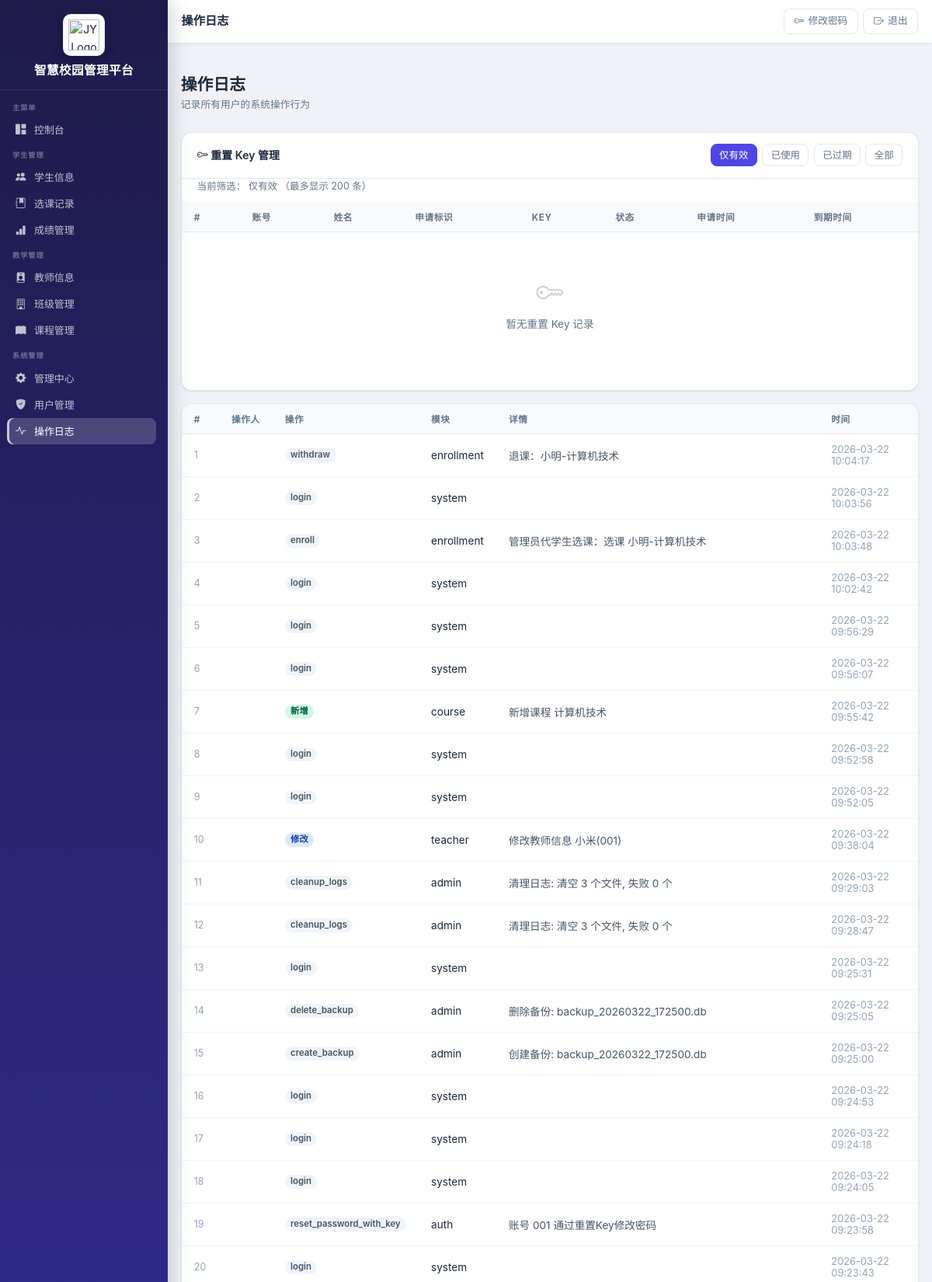
The app's page /ops-log (signed in, upper part) with its own data.
### app.py (models this page shows)
class OperationLog(db.Model):
    __tablename__ = "operation_logs"
    id = db.Column(db.Integer, primary_key=True)
    user_id = db.Column(db.Integer, db.ForeignKey("users.id"))
    action = db.Column(db.String(100), nullable=False)
    module = db.Column(db.String(50))  # 模块名 student, course, score
    record_id = db.Column(db.Integer)
    details = db.Column(db.Text)
    created_at = db.Column(db.DateTime, default=datetime.utcnow)
    updated_at = db.Column(db.DateTime, default=datetime.utcnow, onupdate=datetime.utcnow)

### app.py (the view)
@app.route("/ops-log")
@role_required("admin")
def list_ops_log():
    now = datetime.utcnow()
    key_status = request.args.get("key_status", "valid").strip().lower()
    logs = OperationLog.query.order_by(OperationLog.created_at.desc()).limit(500).all()
    reset_keys_q = (
        db.session.query(PasswordResetKey, User.username, User.full_name)
        .outerjoin(User, PasswordResetKey.user_id == User.id)
    )
    if key_status == "used":
        reset_keys_q = reset_keys_q.filter(PasswordResetKey.is_used.is_(True))
    elif key_status == "expired":
        reset_keys_q = reset_keys_q.filter(
            PasswordResetKey.is_used.is_(False),
            PasswordResetKey.expires_at < now,
        )
    elif key_status == "all":
        pass
    else:
        key_status = "valid"
        reset_keys_q = reset_keys_q.filter(
            PasswordResetKey.is_used.is_(False),
            PasswordResetKey.expires_at >= now,
        )
    reset_keys = (
        reset_keys_q
        .order_by(PasswordResetKey.created_at.desc())
        .limit(200)
        .all()
    )
    return render_template(
        "admin/logs.html",
        logs=logs,
        reset_keys=reset_keys,
        key_status=key_status,
        now=now,
    )

### app.py (called while the page is built)
def role_required(*roles):
    def decorator(f):
        @wraps(f)
        def decorated_function(*args, **kwargs):
            if "user_id" not in session:
                flash("请先登录", "warning")
                return redirect(url_for("login"))
            user = User.query.get(session.get("user_id"))
            if user.role not in roles:
                flash("权限不足", "danger")
                return redirect(url_for("dashboard"))
            return f(*args, **kwargs)
        return decorated_function
    return decorator

@app.context_processor
def inject_role_flags():
    role = session.get("role")
    user_id = session.get("user_id")
    return {
        "is_counselor": role == "teacher" and _is_counselor(user_id)
    }

### templates/admin/logs.html (shortened to what this page needs)
﻿{% extends "base.html" %}
{% block page_title %}操作日志{% endblock %}
{% block content %}
<div class="page-header">
  <div>
    <h1 class="page-title">操作日志</h1>
    <p class="page-subtitle">记录所有用户的系统操作行为</p>
  </div>
</div>
<div class="table-card" style="margin-bottom:1rem">
  <div class="table-toolbar">
    <div class="fw-semibold"><i class="bi bi-key"></i> 重置 Key 管理</div>
    <div class="d-flex" style="gap:.4rem;flex-wrap:wrap">
      <a href="{{ url_for('list_ops_log', key_status='valid') }}" class="btn btn-sm {% if key_status == 'valid' %}btn-primary{% else %}btn-outline-secondary{% endif %}">仅有效</a>
      <a href="{{ url_for('list_ops_log', key_status='used') }}" class="btn btn-sm {% if key_status == 'used' %}btn-primary{% else %}btn-outline-secondary{% endif %}">已使用</a>
      <a href="{{ url_for('list_ops_log', key_status='expired') }}" class="btn btn-sm {% if key_status == 'expired' %}btn-primary{% else %}btn-outline-secondary{% endif %}">已过期</a>
      <a href="{{ url_for('list_ops_log', key_status='all') }}" class="btn btn-sm {% if key_status == 'all' %}btn-primary{% else %}btn-outline-secondary{% endif %}">全部</a>
    </div>
  </div>
  <div style="padding:0 1.25rem .65rem;font-size:.78rem;color:#64748b">
    当前筛选：
    {% if key_status == 'valid' %}仅有效{% elif key_status == 'used' %}已使用{% elif key_status == 'expired' %}已过期{% else %}全部{% endif %}
    （最多显示 200 条）
  </div>
  <div class="table-responsive">
    <table class="table">
      <thead>
        <tr>
          <th>#</th>
          <th>账号</th>
          <th>姓名</th>
          <th>申请标识</th>
          <th>Key</th>
          <th>状态</th>
          <th>申请时间</th>
          <th>到期时间</th>
        </tr>
      </thead>
      <tbody>
        {% if reset_keys %}
        {% for item in reset_keys %}
        {% set key_row = item[0] %}
        {% set username = item[1] %}
        {% set full_name = item[2] %}
        <tr>
          <td style="color:#94a3b8;font-size:.78rem">{{ loop.index }}</td>
          <td><code style="background:#f1f5f9;padding:.15em .45em;border-radius:.3rem;font-size:.8rem">{{ username or '' }}</code></td>
          <td class="fw-semibold">{{ full_name or '' }}</td>
          <td>{{ key_row.requested_identifier or '' }}</td>
          <td><code style="background:#eef2ff;color:#4338ca;padding:.15em .45em;border-radius:.3rem;font-size:.8rem">{{ key_row.reset_key }}</code></td>
          <td>
            {% if key_row.is_used %}
            <span class="badge badge-secondary">已使用</span>
            {% elif key_row.expires_at and key_row.expires_at < now %}
            <span class="badge badge-danger">已过期</span>
            {% else %}
            <span class="badge badge-success">有效</span>
            {% endif %}
          </td>
          <td style="color:#94a3b8;font-size:.8rem">{{ key_row.created_at.strftime('%Y-%m-%d %H:%M:%S') if key_row.created_at else '' }}</td>
          <td style="color:#94a3b8;font-size:.8rem">{{ key_row.expires_at.strftime('%Y-%m-%d %H:%M:%S') if key_row.expires_at else '' }}</td>
        </tr>
        {% endfor %}
        {% else %}
        <tr>
          <td colspan="8">
            <div class="no-data">
              <i class="bi bi-key"></i>
              <p>暂无重置 Key 记录</p>
            </div>
          </td>
        </tr>
        {% endif %}
      </tbody>
    </table>
  </div>
</div>
<div class="table-card">
  <div class="table-responsive">
    <table class="table">
      <thead>
        <tr>
          <th>#</th>
          <th>操作人</th>
          <th>操作</th>
          <th>模块</th>
          <th>详情</th>
          <th>时间</th>
        </tr>
      </thead>
      <tbody>
        {% if logs %}
        {% for log in logs %}
        <tr>
          <td style="color:#94a3b8;font-size:.78rem">{{ loop.index }}</td>
          <td class="fw-semibold">{{ log.user.full_name if log.user else '' }}</td>
          <td>
            {% if log.action == 'create' %}
            <span class="badge badge-success">新增</span>
            {% elif log.action == 'update' %}
            <span class="badge badge-info">修改</span>
            {% elif log.action == 'delete' %}
            <span class="badge badge-danger">删除</span>
            {% else %}
            <span class="badge badge-secondary">{{ log.action }}</span>
            {% endif %}
          </td>
          <td>{{ log.module or '' }}</td>
          <td style="color:#475569">{{ log.details or '' }}</td>
          <td style="color:#94a3b8;font-size:.8rem">{{ log.created_at.strftime('%Y-%m-%d %H:%M:%S') if log.created_at else '' }}</td>
        </tr>
        {% endfor %}
        {% endif %}
      </tbody>
    </table>
  </div>
</div>
{% endblock %}

### static/style.css (style rules this page uses)
*, *::before, *::after { box-sizing: border-box; }
body { font-family: -apple-system, BlinkMacSystemFont, 'Segoe UI', Roboto, 'Inter', sans-serif; background: var(--bg); color: var(--text); font-size: .875rem; line-height: 1.6; margin: 0; }
.page-header { display: flex; align-items: flex-start; justify-content: space-between; margin-bottom: 1.5rem; flex-wrap: wrap; gap: .75rem; }
.page-title { font-size: 1.3rem; font-weight: 700; color: var(--text); margin: 0; line-height: 1.3; }
.page-subtitle { color: var(--text-muted); font-size: .8rem; margin: .2rem 0 0; }
.table-card { background: var(--card-bg); border: 1px solid var(--border); border-radius: var(--radius); box-shadow: var(--shadow-sm); overflow: hidden; }
.table-toolbar { padding: .9rem 1.25rem; border-bottom: 1px solid var(--border); display: flex; align-items: center; justify-content: space-between; gap: .75rem; flex-wrap: wrap; }
.table { width: 100%; margin: 0; border-collapse: collapse; }
.table th { padding: .65rem 1rem; background: #f8fafc; color: var(--text-muted); font-size: .73rem; font-weight: 700; text-transform: uppercase; letter-spacing: .05em; border-bottom: 1px solid var(--border); white-space: nowrap; }
.table td { padding: .75rem 1rem; border-bottom: 1px solid #f1f5f9; vertical-align: middle; font-size: .85rem; color: var(--text); }
.table tbody tr:last-child td { border-bottom: none; }
.badge { padding: .3em .65em; border-radius: 50px; font-size: .71rem; font-weight: 600; display: inline-flex; align-items: center; gap: .25em; }
.badge-success { background: #d1fae5; color: #065f46; }
.badge-info { background: #dbeafe; color: #1e40af; }
.badge-secondary { background: #f1f5f9; color: #475569; }
.btn { border-radius: var(--radius-sm); font-size: .84rem; font-weight: 500; padding: .45rem 1rem; transition: var(--transition); border: 1px solid transparent; cursor: pointer; display: inline-flex; align-items: center; gap: .35rem; text-decoration: none; line-height: 1.4; white-space: nowrap; }
.btn-primary { background: var(--primary); border-color: var(--primary); color: #fff; }
.btn-sm { padding: .3rem .65rem; font-size: .78rem; }
.btn-outline-secondary { border-color: var(--border); color: var(--text-muted); background: transparent; }
.no-data { text-align: center; padding: 3rem 1rem; color: var(--text-muted); }
.no-data i { font-size: 2.2rem; margin-bottom: .75rem; opacity: .3; display: block; }
.fw-semibold { font-weight: 600 !important; }
.d-flex { display: flex !important; }

### records on screen
OperationLog: action "withdraw", module "enrollment", details "退课：小明-计算机技术", created_at "2026-03-22 10:04:17"
OperationLog: action "login", module "system", created_at "2026-03-22 10:03:56"
OperationLog: action "enroll", module "enrollment", details "管理员代学生选课：选课 小明-计算机技术", created_at "2026-03-22 10:03:48"
OperationLog: action "login", module "system", created_at "2026-03-22 10:02:42"
OperationLog: action "login", module "system", created_at "2026-03-22 09:56:29"
OperationLog: action "login", module "system", created_at "2026-03-22 09:56:07"
OperationLog: action "新增", module "course", details "新增课程 计算机技术", created_at "2026-03-22 09:55:42"
OperationLog: action "login", module "system", created_at "2026-03-22 09:52:58"
OperationLog: action "login", module "system", created_at "2026-03-22 09:52:05"
OperationLog: action "修改", module "teacher", details "修改教师信息 小米(001)", created_at "2026-03-22 09:38:04"
OperationLog: action "cleanup_logs", module "admin", details "清理日志: 清空 3 个文件, 失败 0 个", created_at "2026-03-22 09:29:03"
OperationLog: action "cleanup_logs", module "admin", details "清理日志: 清空 3 个文件, 失败 0 个", created_at "2026-03-22 09:28:47"
OperationLog: action "login", module "system", created_at "2026-03-22 09:25:31"
OperationLog: action "delete_backup", module "admin", details "删除备份: backup_20260322_172500.db", created_at "2026-03-22 09:25:05"
OperationLog: action "create_backup", module "admin", details "创建备份: backup_20260322_172500.db", created_at "2026-03-22 09:25:00"
OperationLog: action "login", module "system", created_at "2026-03-22 09:24:53"
OperationLog: action "login", module "system", created_at "2026-03-22 09:24:18"
OperationLog: action "login", module "system", created_at "2026-03-22 09:24:05"
OperationLog: action "reset_password_with_key", module "auth", details "账号 001 通过重置Key修改密码", created_at "2026-03-22 09:23:58"
OperationLog: action "login", module "system", created_at "2026-03-22 09:23:43"
